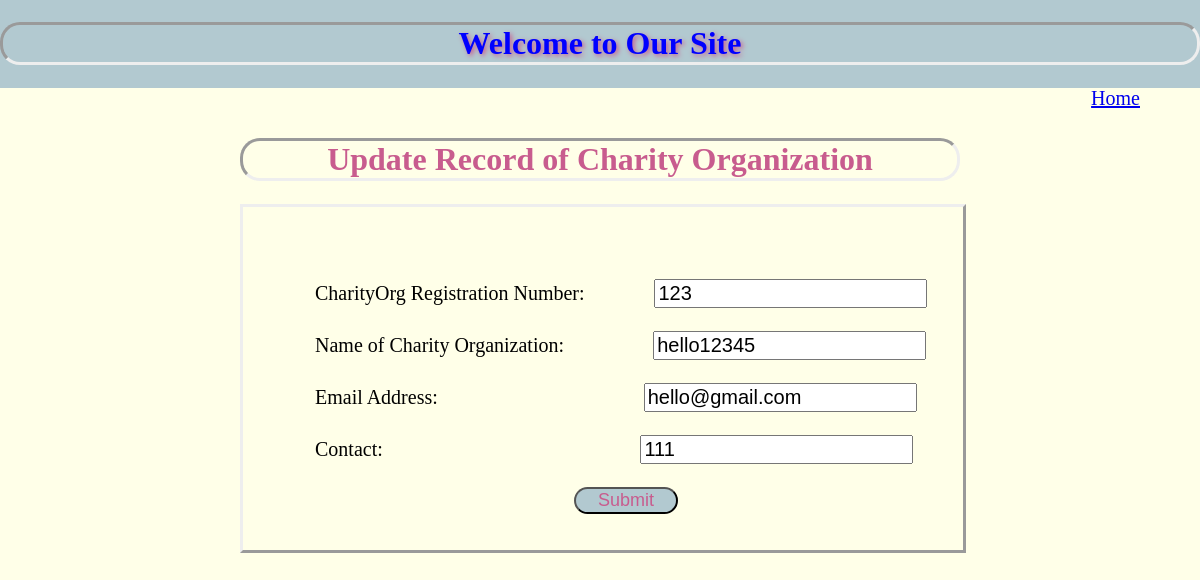
The page /edit/3 on the database its author committed.
### charityorganization/models.py (models this page shows)
class Charityorg(models.Model):
    reg_number = models.CharField(max_length=7)
    name = models.CharField(max_length=70)
    email = models.CharField(max_length=40)
    contact = models.IntegerField(20)
    class Meta:
        db_table = "charityorg"

### charityorganization/views.py (the view)
# urls.py: path('edit/<int:id>',views.edit),
def edit(request,id):
    charity = Charityorg.objects.get(id=id)
    return render(request,"edit.html",{"charityorganization":charity})

### charityorganization/templates/edit.html (shortened to what this page needs)
<!DOCTYPE html>
<html lang="en">
<head>
</head>
<body>
    <div class="div1">
        <h1 style="text-shadow: 2px 2px 5px #C85C8E; color:blue; border-style: inset;border-radius: 20px;">Welcome to Our Site</h1>
        <a href="/all-charityorganization" style="float:right; font-size:20px;margin-right:5%;">Home</a>
    </div>
    <h1 style="color:#C85C8E; text-align:center; border-style: inset;border-radius: 20px; margin: 50px 20% 5px 20%;">Update Record of Charity Organization</h1>
    <br>
    <div style=" font-size:20px; width: 60%; margin-left:20%; margin-right:20%; border-style: outset;">
    <form action="/update/{{charityorganization.id}}" method="post" style="margin-left:10%; padding-top:10%; padding-bottom:5%">
        <div>
            <label style="margin-right:10%">CharityOrg Registration Number:</label>
            <input type="text" name="reg_number" value="{{charityorganization.reg_number}}">
        </div>
        <br>
        <div>
            <label style="margin-right:13%">Name of Charity Organization:</label>
            <input type="text" name="name" value="{{charityorganization.name}}">
        </div>
        <br>
        <div>
            <label style="margin-right:31%">Email Address:</label>
            <input type="text" name="email" value="{{charityorganization.email}}">
        </div>
        <br>
        <div>
            <label style="margin-right:39%">Contact:</label>
            <input type="text" name="contact" value="{{charityorganization.contact}}">
        </div>
        <br>
        <div>
            <button type="submit" style="background: rgba(0, 76, 153, 0.3); color:#C85C8E; font-size:18px;width:16%;height:18%; border-radius: 20px; margin:0% 40%; border-style: outset;">Submit</button>
        </div>
    </form>
    </div>
</body>
</html>

### charityorganization/templates/edit.html (style rules this page uses)
body { margin:0; background: #FFFFE8; }
.div1 { background: rgba(0, 76, 153, 0.3); text-align:center; margin:1; padding:1px 0px 1px 0px; }
input { font-size:20px; }

### rows shown on the page
Charityorg: reg_number "123", name "hello12345", email "hello@gmail.com", contact "111"
